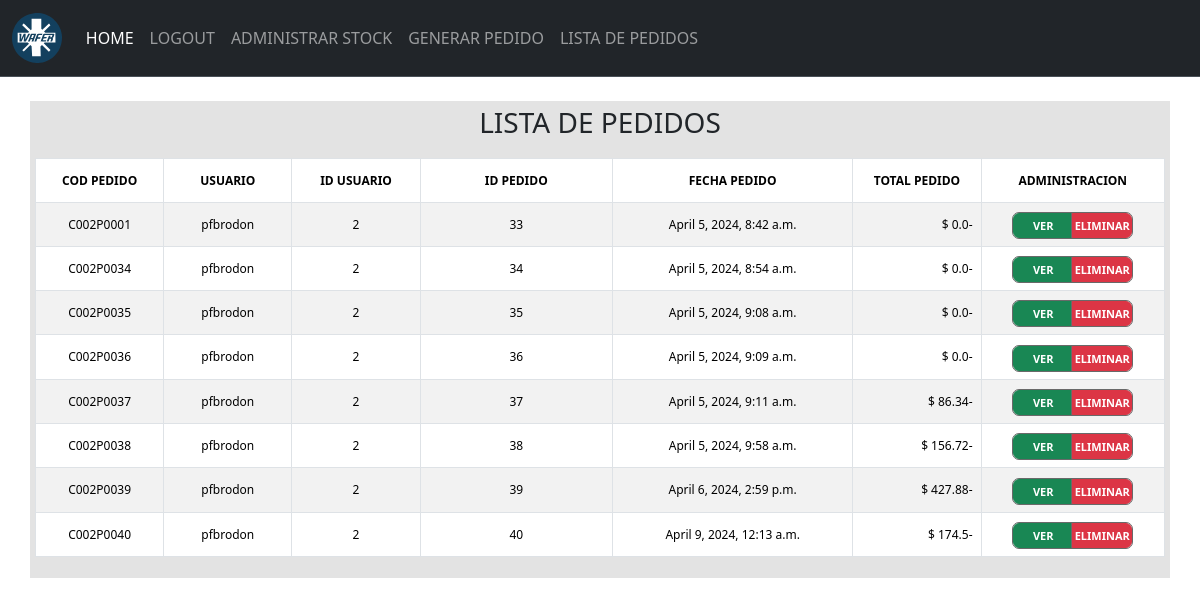
Before: /listapedidos/ (signed in) with the older database file.
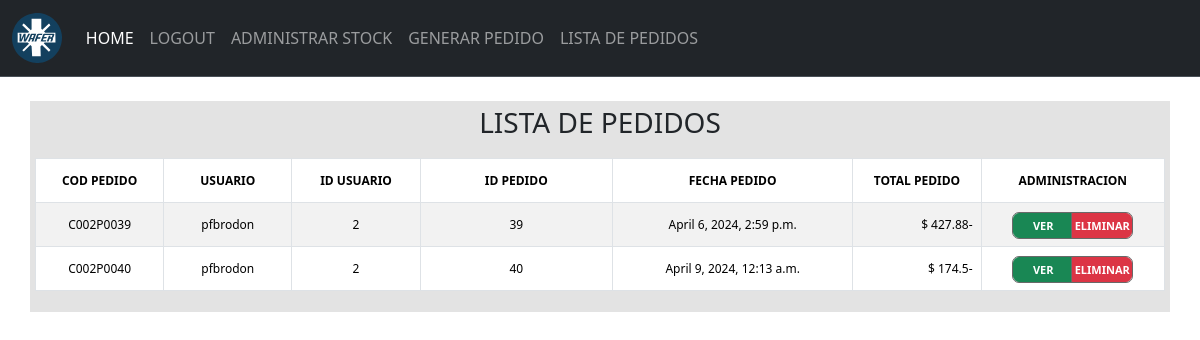
After: the same page with the newer database file.
### stock/models.py (models this page shows, shortened)
class Pedidosnumtest(models.Model):
    pedidoUser = models.CharField(max_length=50)
    pedidoIdUser = models.IntegerField()
    pedidoFecha = models.DateTimeField(auto_now_add=True)
    pedidoTotal = models.FloatField(default=0.0)
    pedidoCodigo = models.CharField(max_length=10, unique=True)

### stock/views.py (the view)
# urls.py: path('listapedidos/', views.listapedidos, name='listapedidos'),
@login_required
def listapedidos(request):
    if request.method == 'GET':
        pedidos = Pedidosnumtest.objects.all()
        return render(request, 'listapedidos.html',{
            'pedidos':pedidos
        })

### stock/context_processor.py (called while the page is built)
def total_carrito(request):
    total = 0
    if request.user.is_authenticated:
        if "carrito" in request.session.keys():
            for key, value in request.session["carrito"].items():
                total += float(value["acumulado"])
    total = round(total, 2)
    return {"total_carrito": total}

### stock/templates/listapedidos.html (shortened to what this page needs)
{% extends 'base.html' %} {% block content %} {% load static %}
<link rel="stylesheet" href="{% static '/css/listapedidos.css' %}">
<link rel="stylesheet" href="https://cdnjs.cloudflare.com/ajax/libs/animate.css/4.1.1/animate.min.css" />
<div class="container">
    <div class="row">
        <div class="col-12" style="background-color: #e3e3e3; padding: 5px;">
            <h3 class="animate__animated animate__backInRight">LISTA DE PEDIDOS</h3>
        </div>
    </div>
    <div class="row">
        <div class="col-12" style="background-color: #e3e3e3; padding: 5px;">
            <div class="table-responsive">
                <form action="">
                    <table id="tablapedidos" class="table table-striped table-bordered table-hover">
                        <thead>
                            <tr class="encabezados">
                                <th scope="col">COD PEDIDO</th>
                                <th scope="col">USUARIO</th>
                                <th scope="col">ID USUARIO</th>
                                <th scope="col" class="text-center">ID PEDIDO</th>
                                <th scope="col">FECHA PEDIDO</th>
                                <th scope="col" class="text-center">TOTAL PEDIDO</th>
                                <th scope="col">ADMINISTRACION</th>
                            </tr>
                        </thead>
                        <tbody>
                            {% for pedido in pedidos %}
                            <tr class="contenido">
                                <td scope="row">{{ pedido.pedidoCodigo }}</td>
                                <td>{{ pedido.pedidoUser }}</td>
                                <td>{{ pedido.pedidoIdUser }}</td>
                                <td class=" text-center">{{ pedido.id }}</td>
                                <td>{{ pedido.pedidoFecha }}</td>
                                <td>$ {{ pedido.pedidoTotal }}-</td>
                                <td>
                                    <div class="btn-group">
                                        <a href="{% url 'pedidodetalle' id=pedido.id %}" class="btn btn-success">VER</a>
                                        <a href="{% url 'pedidodelete' id=pedido.id %}" class="btn btn-danger">ELIMINAR</a>
                                    </div>
                                </td>
                            </tr>
                            {% endfor %}
                        </tbody>
                    </table>
                </form>
            </div>
        </div>
    </div>
</div>
{% endblock %}

### stock/templates/base.html (shortened to what this page needs)
{% load static %}
<!DOCTYPE html>
<html lang="en">
<head>
    <link href="https://cdn.jsdelivr.net/npm/bootstrap@5.3.2/dist/css/bootstrap.min.css" rel="stylesheet">
    <link href="https://getbootstrap.com/docs/5.3/assets/css/docs.css" rel="stylesheet">
</head>
<nav class="navbar navbar-expand-lg bg-dark border-bottom border-body" data-bs-theme="dark">
    <div class="container-fluid">
        <a class="navbar-brand" href=""><img src="{% static '/images/logowafer.svg' %} " alt="Logo" height="50">
        </a>
        <div class="collapse navbar-collapse" id="navbarNav">
            <ul class="navbar-nav">
                <li class="nav-item">
                    <a class="nav-link active" aria-current="page" href="/">HOME</a>
                </li>
                {% if user.is_authenticated %}
                <li class="nav-item">
                    <a class="nav-link" href="/logout">LOGOUT</a>
                </li>
                <li class="nav-item">
                    <a class="nav-link" href="/stock">ADMINISTRAR STOCK</a>
                </li>
                <li class="nav-item">
                    <a class="nav-link" href="/pedidos">GENERAR PEDIDO</a>
                </li>
                <li class="nav-item">
                    <a class="nav-link" href="/listapedidos">LISTA DE PEDIDOS</a>
                </li>
                {%endif%}
            </ul>
        </div>
    </div>
</nav>
<br>
<body>
    {% block content %} {% endblock %}
</body>
</html>

### stock/static/css/listapedidos.css (style rules this page uses)
.col-12 { text-align: center; }
.table { font-size: 13px; width: 100%; border-collapse: collapse; line-height: 27px; padding: 2px; }
.table td:nth-child(1), .table th:nth-child(1) { width: 8%; }
.table td:nth-child(2), .table th:nth-child(2) { width: 8%; }
.table td:nth-child(3), .table th:nth-child(3) { width: 8%; }
.table td:nth-child(4), .table th:nth-child(4) { width: 12%; text-align: center; }
.table td:nth-child(5), .table th:nth-child(5) { width: 15%; text-align: center; }
.table td:nth-child(6), .table th:nth-child(6) { width: 8%; text-align: right; }
.table td:nth-child(7), .table th:nth-child(7) { width: 10%; text-align: center; }
.btn-danger { width: 60px; height: 25px; ; padding: 1px; font-size: 11px; font-weight: bold; text-align: center; line-height: 22px; justify-content: center; vertical-align: middle; outline-color: dimgrey; outline-style: solid; outline-width: 1px; }
.btn-success { width: 60px; height: 25px; ; padding: 1px; font-size: 11px; font-weight: bold; text-align: center; line-height: 22px; justify-content: center; vertical-align: middle; outline-color: dimgrey; outline-style: solid; outline-width: 1px; }
th { font-size: 12px; }
td { font-size: 12px; }

Changed rows visible on the page:
removed Pedidosnumtest: pedidoCodigo "C002P0001", pedidoUser "pfbrodon", pedidoIdUser "2", id "33", pedidoFecha "April 5, 2024, 8:42 a.m.", pedidoTotal "0.0"
removed Pedidosnumtest: pedidoCodigo "C002P0034", pedidoUser "pfbrodon", pedidoIdUser "2", id "34", pedidoFecha "April 5, 2024, 8:54 a.m.", pedidoTotal "0.0"
removed Pedidosnumtest: pedidoCodigo "C002P0035", pedidoUser "pfbrodon", pedidoIdUser "2", id "35", pedidoFecha "April 5, 2024, 9:08 a.m.", pedidoTotal "0.0"
removed Pedidosnumtest: pedidoCodigo "C002P0036", pedidoUser "pfbrodon", pedidoIdUser "2", id "36", pedidoFecha "April 5, 2024, 9:09 a.m.", pedidoTotal "0.0"
removed Pedidosnumtest: pedidoCodigo "C002P0037", pedidoUser "pfbrodon", pedidoIdUser "2", id "37", pedidoFecha "April 5, 2024, 9:11 a.m.", pedidoTotal "86.34"
removed Pedidosnumtest: pedidoCodigo "C002P0038", pedidoUser "pfbrodon", pedidoIdUser "2", id "38", pedidoFecha "April 5, 2024, 9:58 a.m.", pedidoTotal "156.72"
